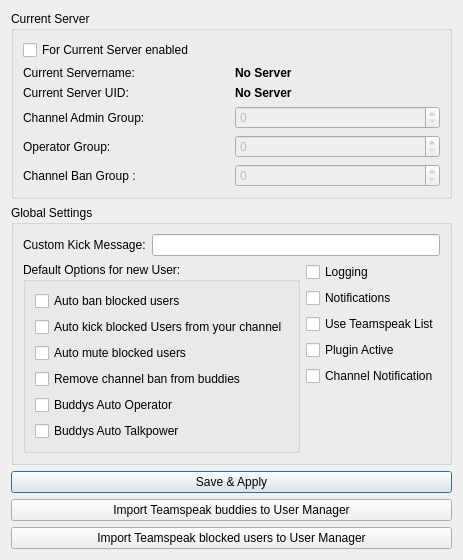
<?xml version="1.0" encoding="UTF-8"?>
<ui version="4.0">
 <class>ConfigDialog</class>
 <widget class="QDialog" name="ConfigDialog">
  <property name="geometry">
   <rect>
    <x>0</x>
    <y>0</y>
    <width>412</width>
    <height>523</height>
   </rect>
  </property>
  <property name="windowTitle">
   <string>Configuration - User-Manger</string>
  </property>
  <layout class="QVBoxLayout" name="verticalLayout_6">
   <item>
    <widget class="QGroupBox" name="groupBox1">
     <property name="title">
      <string>Current Server</string>
     </property>
     <property name="checkable">
      <bool>false</bool>
     </property>
     <property name="checked">
      <bool>false</bool>
     </property>
     <layout class="QVBoxLayout" name="verticalLayout_4">
      <item>
       <widget class="QCheckBox" name="chkcurrent_server">
        <property name="text">
         <string>For Current Server enabled</string>
        </property>
       </widget>
      </item>
      <item>
       <layout class="QHBoxLayout" name="horizontalLayout">
        <item>
         <widget class="QLabel" name="label_5">
          <property name="text">
           <string>Current Servername:</string>
          </property>
         </widget>
        </item>
        <item>
         <widget class="QLabel" name="L_NAME">
          <property name="font">
           <font>
            <weight>75</weight>
            <bold>true</bold>
           </font>
          </property>
          <property name="text">
           <string>No Server</string>
          </property>
         </widget>
        </item>
       </layout>
      </item>
      <item>
       <layout class="QHBoxLayout" name="horizontalLayout_2">
        <item>
         <widget class="QLabel" name="label_3">
          <property name="text">
           <string>Current Server UID:</string>
          </property>
         </widget>
        </item>
        <item>
         <widget class="QLabel" name="L_UID">
          <property name="font">
           <font>
            <weight>75</weight>
            <bold>true</bold>
            <strikeout>false</strikeout>
           </font>
          </property>
          <property name="text">
           <string>No Server</string>
          </property>
         </widget>
        </item>
       </layout>
      </item>
      <item>
       <layout class="QHBoxLayout" name="horizontalLayout_3">
        <item>
         <widget class="QLabel" name="label_4">
          <property name="text">
           <string>Channel Admin Group:</string>
          </property>
          <property name="wordWrap">
           <bool>true</bool>
          </property>
         </widget>
        </item>
        <item>
         <widget class="QSpinBox" name="speChannelGroupAdmin">
          <property name="enabled">
           <bool>false</bool>
          </property>
          <property name="maximum">
           <number>999999</number>
          </property>
         </widget>
        </item>
       </layout>
      </item>
      <item>
       <layout class="QHBoxLayout" name="horizontalLayout_4">
        <item>
         <widget class="QLabel" name="lb_special">
          <property name="text">
           <string>Operator Group:</string>
          </property>
         </widget>
        </item>
        <item>
         <widget class="QSpinBox" name="speChannelGroupOperator">
          <property name="enabled">
           <bool>false</bool>
          </property>
          <property name="maximum">
           <number>999999</number>
          </property>
         </widget>
        </item>
       </layout>
      </item>
      <item>
       <layout class="QHBoxLayout" name="horizontalLayout_5">
        <item>
         <widget class="QLabel" name="label_2">
          <property name="text">
           <string>Channel Ban Group :</string>
          </property>
         </widget>
        </item>
        <item>
         <widget class="QSpinBox" name="speChannelGroupBan">
          <property name="enabled">
           <bool>false</bool>
          </property>
          <property name="maximum">
           <number>999999</number>
          </property>
         </widget>
        </item>
       </layout>
      </item>
     </layout>
    </widget>
   </item>
   <item>
    <widget class="QGroupBox" name="groupBox2">
     <property name="title">
      <string>Global Settings</string>
     </property>
     <layout class="QVBoxLayout" name="verticalLayout_5">
      <item>
       <layout class="QHBoxLayout" name="horizontalLayout_6">
        <item>
         <widget class="QLabel" name="label_6">
          <property name="text">
           <string>Custom Kick Message:</string>
          </property>
         </widget>
        </item>
        <item>
         <widget class="QLineEdit" name="kickmessage"/>
        </item>
       </layout>
      </item>
      <item>
       <layout class="QHBoxLayout" name="horizontalLayout_7">
        <item>
         <widget class="QGroupBox" name="groupBox3">
          <property name="title">
           <string>Default Options for new User:</string>
          </property>
          <layout class="QVBoxLayout" name="verticalLayout">
           <item>
            <widget class="QCheckBox" name="chkAutoBan">
             <property name="enabled">
              <bool>true</bool>
             </property>
             <property name="toolTip">
              <string>Automatically bans blocked users from your channel</string>
             </property>
             <property name="text">
              <string>Auto ban blocked users</string>
             </property>
            </widget>
           </item>
           <item>
            <widget class="QCheckBox" name="chkAutoKick">
             <property name="text">
              <string>Auto kick blocked Users from your channel</string>
             </property>
            </widget>
           </item>
           <item>
            <widget class="QCheckBox" name="chkAutoMute">
             <property name="enabled">
              <bool>true</bool>
             </property>
             <property name="toolTip">
              <string>Automatically mutes users when you block them with this plugin</string>
             </property>
             <property name="text">
              <string>Auto mute blocked users</string>
             </property>
            </widget>
           </item>
           <item>
            <widget class="QCheckBox" name="chkAntiChannelBan">
             <property name="enabled">
              <bool>true</bool>
             </property>
             <property name="toolTip">
              <string>Automatically removes channel ban from plugin buddies (If you're the channel admin)</string>
             </property>
             <property name="text">
              <string>Remove channel ban from buddies</string>
             </property>
            </widget>
           </item>
           <item>
            <widget class="QCheckBox" name="chkAutoOperator">
             <property name="enabled">
              <bool>true</bool>
             </property>
             <property name="toolTip">
              <string>Automatically gives channel operator to your plugin buddies when you're channel admin</string>
             </property>
             <property name="text">
              <string>Buddys Auto Operator </string>
             </property>
            </widget>
           </item>
           <item>
            <widget class="QCheckBox" name="chkAutoTalkpower">
             <property name="enabled">
              <bool>true</bool>
             </property>
             <property name="toolTip">
              <string>Automatically grants talk power to your plugin buddies when you're operator</string>
             </property>
             <property name="text">
              <string>Buddys Auto Talkpower</string>
             </property>
            </widget>
           </item>
          </layout>
         </widget>
        </item>
        <item>
         <layout class="QVBoxLayout" name="verticalLayout_3">
          <item>
           <widget class="QCheckBox" name="chkLog">
            <property name="toolTip">
             <string>Toggles debug logging to console</string>
            </property>
            <property name="text">
             <string>Logging</string>
            </property>
           </widget>
          </item>
          <item>
           <widget class="QCheckBox" name="chkNotifikations">
            <property name="enabled">
             <bool>true</bool>
            </property>
            <property name="toolTip">
             <string>Adds informational messages to your current chat tab</string>
            </property>
            <property name="text">
             <string>Notifications</string>
            </property>
           </widget>
          </item>
          <item>
           <widget class="QCheckBox" name="chkUseTSList">
            <property name="text">
             <string>Use Teamspeak List</string>
            </property>
           </widget>
          </item>
          <item>
           <widget class="QCheckBox" name="chkWorking">
            <property name="toolTip">
             <string>If this Option is false no User would get any new channel Group ( like the Plugin is deactivated)</string>
            </property>
            <property name="text">
             <string>Plugin Active</string>
            </property>
           </widget>
          </item>
          <item>
           <widget class="QCheckBox" name="chkChannelNotifikations">
            <property name="toolTip">
             <string>Notfications in the  Channel Chat if you remove a User out of the Channel</string>
            </property>
            <property name="text">
             <string>Channel Notification</string>
            </property>
           </widget>
          </item>
          <item>
           <spacer name="verticalSpacer">
            <property name="orientation">
             <enum>Qt::Vertical</enum>
            </property>
            <property name="sizeHint" stdset="0">
             <size>
              <width>20</width>
              <height>40</height>
             </size>
            </property>
           </spacer>
          </item>
         </layout>
        </item>
       </layout>
      </item>
     </layout>
    </widget>
   </item>
   <item>
    <spacer name="verticalSpacer_2">
     <property name="orientation">
      <enum>Qt::Vertical</enum>
     </property>
     <property name="sizeHint" stdset="0">
      <size>
       <width>20</width>
       <height>40</height>
      </size>
     </property>
    </spacer>
   </item>
   <item>
    <layout class="QVBoxLayout" name="verticalLayout_2">
     <item>
      <widget class="QPushButton" name="btnSave">
       <property name="enabled">
        <bool>true</bool>
       </property>
       <property name="text">
        <string>Save &amp;&amp; Apply</string>
       </property>
       <property name="checkable">
        <bool>false</bool>
       </property>
      </widget>
     </item>
     <item>
      <widget class="QPushButton" name="btnImport_Buddys">
       <property name="enabled">
        <bool>true</bool>
       </property>
       <property name="text">
        <string>Import Teamspeak buddies to User Manager</string>
       </property>
       <property name="checkable">
        <bool>false</bool>
       </property>
      </widget>
     </item>
     <item>
      <widget class="QPushButton" name="btnImport_Blocked">
       <property name="enabled">
        <bool>true</bool>
       </property>
       <property name="text">
        <string>Import Teamspeak blocked users to User Manager</string>
       </property>
       <property name="checkable">
        <bool>false</bool>
       </property>
      </widget>
     </item>
    </layout>
   </item>
  </layout>
 </widget>
 <tabstops>
  <tabstop>speChannelGroupAdmin</tabstop>
  <tabstop>speChannelGroupOperator</tabstop>
  <tabstop>speChannelGroupBan</tabstop>
  <tabstop>chkAutoBan</tabstop>
  <tabstop>btnSave</tabstop>
 </tabstops>
 <resources/>
 <connections/>
</ui>
